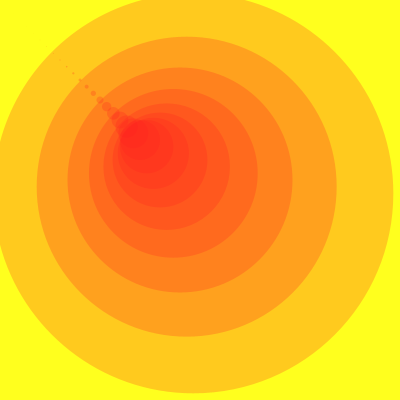
Frame 1 (no input)
Frame 60 (the mouse pressed at the canvas centre just before this capture): identical to frame 1, image omitted
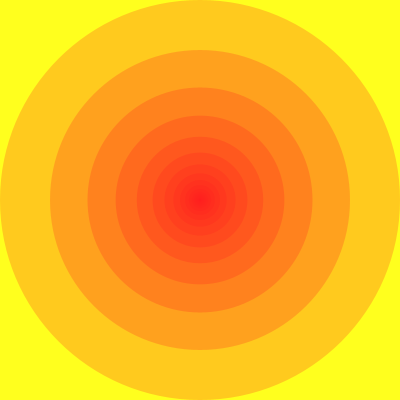
Frame 120 (the mouse held since frame 60 and released just before this capture)

The Processing sketch that drew these frames (run headless with seeded random() and noise(); from frame 60 on, the mouse is pressed at the canvas centre):

// Processing sketch: processing_50239
// ── processing_50239.pde

float nMax, n ;
float diam ;


void setup()
{
  size (400, 400 ) ; smooth() ; noStroke() ;
  noFill () ;
  nMax = 30 ;
  n = nMax ;
  
  diam = width ;
  
  
}

void draw()
{
  fill(255, 255, 30 ) ; 
  rect(0,0, width, height) ;
  cercle (n, nMax, diam ) ;
}

void cercle (float n, float nMax, float diam)
{
  n = n-1 ;
  float mx = map (nMax - n, 0, nMax, 0, mouseX) ;
  float my = map (nMax - n, 0, nMax, 0, mouseY) ;
  float sx = map (nMax - n, 0, nMax, 0, width) ;
  float sy = map (nMax - n, 0, nMax, 0, height) ;

  float px = width /2 - (sx/2  - mx )   ;
  float py = height /2 -  ( sy / 2 - my );
   


  
  fill (255, 30, 30 , 60 ) ;
  

  ellipse ( px, py , diam, diam ) ;
  
  if ( n > 0 ) {
  cercle ( n, nMax, diam / ( 1 + (1.0/3.0) ) ) ;
  }
  
  
}
